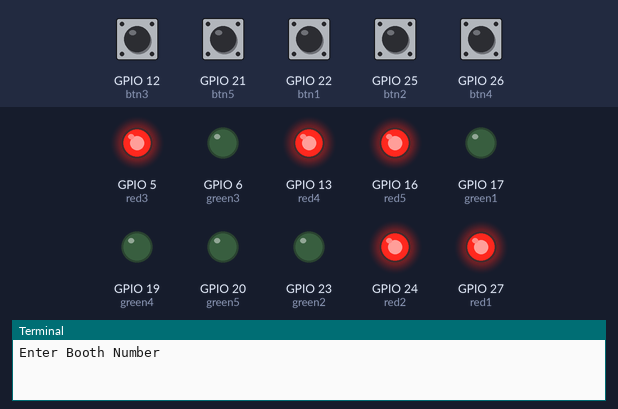
The program below on a simulated Raspberry Pi (BCM pin numbers). On the bench: output pins drawn as LEDs (lit = HIGH), the last lines printed to the terminal. Dashed ring = blinking. The inputs (shaded band) are chosen by the test bench; at power-on: GPIO 12 (btn3), GPIO 21 (btn5), GPIO 22 (btn1), GPIO 25 (btn2), GPIO 26 (btn4) HIGH. Web requests get an empty 200 reply after 0.4 s.

Above: at 1.2 s.
1.3 s: GPIO 12 (btn3) pulled LOW for 0.15 s
At 3.6 s:
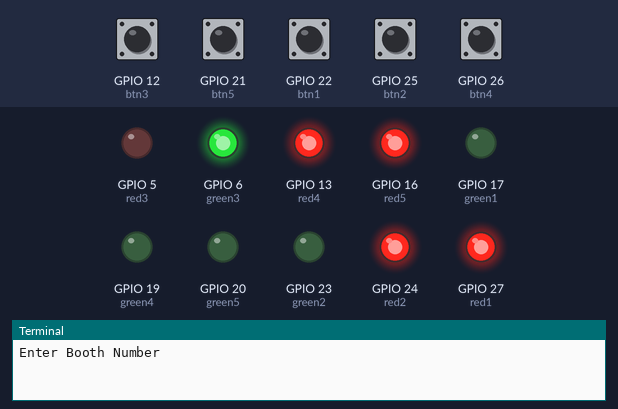
4.4 s: GPIO 21 (btn5) pulled LOW for 0.15 s
At 6.6 s:
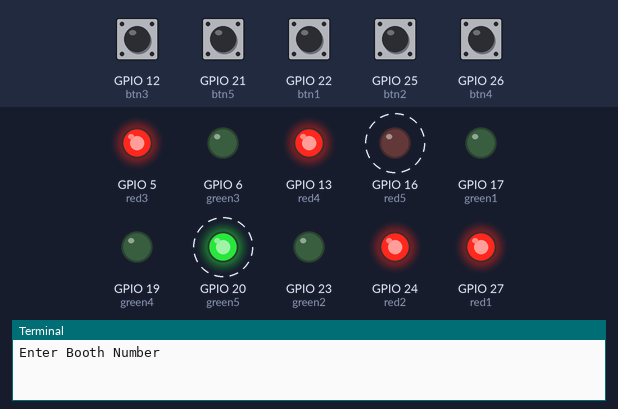
7.5 s: GPIO 22 (btn1) pulled LOW for 0.15 s
At 9.6 s:
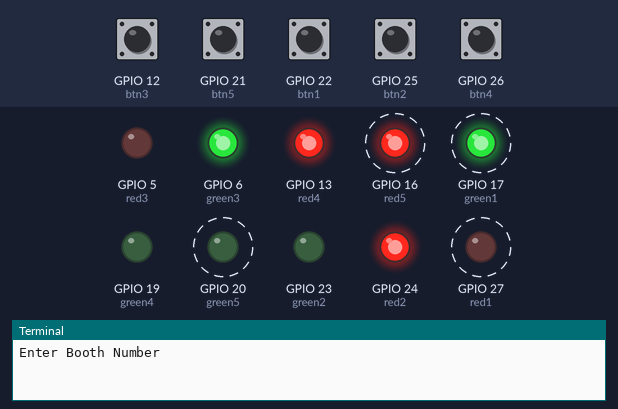
10.6 s: GPIO 25 (btn2) pulled LOW for 0.15 s
At 12.5 s:
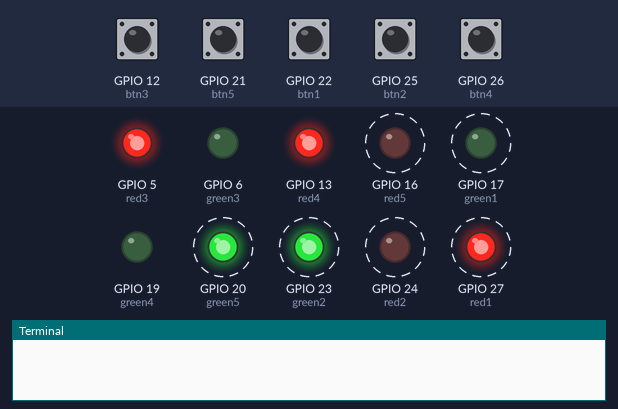
13.7 s: GPIO 26 (btn4) pulled LOW for 0.15 s
At 15.7 s:
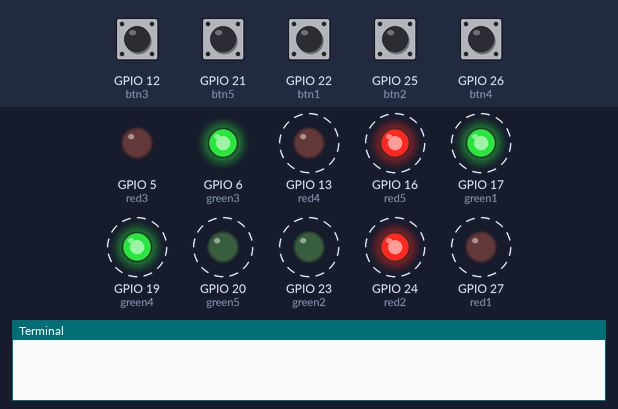
16.8 s: GPIO 12 (btn3) pulled LOW for 1 s
Timing chart, 0 to 21.8 s (numbered marks = the images above; inputs shaded):
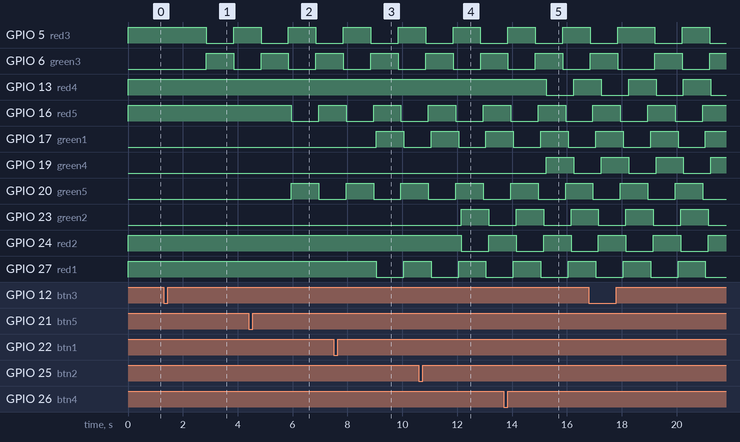

Measured:
- after the input at 1.3 s, GPIO 5 (red3): HIGH → LOW after 1.6 s, → HIGH 1.0 s later; GPIO 6 (green3): LOW → HIGH after 1.6 s, → LOW 1.0 s later
- after the input at 4.4 s, GPIO 16 (red5): HIGH → LOW after 1.6 s, → HIGH 1.0 s later; GPIO 20 (green5): LOW → HIGH after 1.6 s, → LOW 1.0 s later
- after the input at 7.5 s, GPIO 17 (green1): LOW → HIGH after 1.6 s, → LOW 1.0 s later; GPIO 27 (red1): HIGH → LOW after 1.6 s, → HIGH 1.0 s later
- after the input at 10.6 s, GPIO 23 (green2): LOW → HIGH after 1.6 s, → LOW 1.0 s later; GPIO 24 (red2): HIGH → LOW after 1.6 s, → HIGH 1.0 s later
- after the input at 13.7 s, GPIO 13 (red4): HIGH → LOW after 1.6 s, → HIGH 1.0 s later; GPIO 19 (green4): LOW → HIGH after 1.6 s, → LOW 1.0 s later

The program:

n2.py
```python
import json
import requests
from flask import Flask, request
import RPi.GPIO as GPIO
from gpiozero import LED
from gpiozero import Button
from time import sleep
import socket
import socket

port = 8088

def extract_ip():
    st = socket.socket(socket.AF_INET, socket.SOCK_DGRAM)
    try:
        st.connect(('10.255.255.255', 1))
        IP = st.getsockname()[0]
    except Exception:
        IP = '127.0.0.1'
    finally:
        st.close()
    return IP
ipaddr = extract_ip()
booths = {}


def get_key(val):
    for key, value in booths.items():
        if val == value:
            return key
    return None


# BOOTH 1
red1 = LED(27)
green1 = LED(17)
btn1 = Button(22)

# BOOTH 2
red2 = LED(24)
green2 = LED(23)
btn2 = Button(25)

# BOOTH 3
red3 = LED(5)
green3 = LED(6)
btn3 = Button(12)

# BOOTH 4
red4 = LED(13)
green4 = LED(19)
btn4 = Button(26)

# BOOTH 5
red5 = LED(16)
green5 = LED(20)
btn5 = Button(21)

green1.off()
green2.off()
green3.off()
green4.off()
green5.off()

red1.on()
red2.on()
red3.on()
red4.on()
red5.on()


def redOn(booth_int):
    if booth_int == 1:
        allOff(booth_int)
        print("Red")
        green1.off()
        red1.on()
    if booth_int == 2:
        allOff(booth_int)
        print("Red")
        green2.off()
        red2.on()
    if booth_int == 3:
        allOff(booth_int)
        print("Red")
        green3.off()
        red3.on()
    if booth_int == 4:
        allOff(booth_int)
        print("Red")
        green4.off()
        red4.on()
    if booth_int == 5:
        allOff(booth_int)
        print("Red")
        green5.off()
        red5.on()


def greenOn(booth_int):
    if booth_int == 1:
        allOff(booth_int)
        print("Green")
        red1.off()
        green1.on()
    if booth_int == 2:
        allOff(booth_int)
        print("Green")
        red2.off()
        green2.on()
    if booth_int == 3:
        allOff(booth_int)
        print("Green")
        red3.off()
        green3.on()
    if booth_int == 4:
        allOff(booth_int)
        print("Green")
        red4.off()
        green4.on()
    if booth_int == 5:
        allOff(booth_int)
        print("Green")
        red5.off()
        green5.on()


def blink(booth_int):
    if booth_int == 1:
        red1.blink()
        sleep(1)
        green1.blink()
    if booth_int == 2:
        red2.blink()
        sleep(1)
        green2.blink()
    if booth_int == 3:
        red3.blink()
        sleep(1)
        green3.blink()
    if booth_int == 4:
        red4.blink()
        sleep(1)
        green4.blink()
    if booth_int == 5:
        red5.blink()
        sleep(1)
        green5.blink()


def allOff(booth_int):
    if booth_int == 1:
        red1.off()
        green1.off()
    if booth_int == 2:
        red2.off()
        green2.off()
    if booth_int == 3:
        red3.off()
        green3.off()
    if booth_int == 4:
        red4.off()
        green4.off()
    if booth_int == 5:
        red5.off()
        green5.off()


booth = 0
server_ip = ""

def buttonPushed(booth, server):
    response = requests.post('http://' + server_ip + ':80/sendNotification',
                             params={'booth': booth, 'server': server})
    return response.text


def setReleased(booth_int):
    booth_in = get_key(booth_int)
    res = buttonPushed(booth_in, str(ipaddr + ":" + str(port)))
    print(res)
    allOff(booth_int)
    blink(booth_int)


def btnReleased1():
    setReleased(1)


def btnReleased2():
    setReleased(2)


def btnReleased3():
    setReleased(3)


def btnReleased4():
    setReleased(4)


def btnReleased5():
    setReleased(5)


btn1.when_released = btnReleased1
btn2.when_released = btnReleased2
btn3.when_released = btnReleased3
btn4.when_released = btnReleased4
btn5.when_released = btnReleased5


def getInput(index):
    try:
        val = int(input("Enter Booth Number"))
        booths.setdefault(val, index)
    except Exception as e:
        print("Error:", e)
        getInput(index)


def setServerIP():
    global server_ip
    server_ip = input("Enter IP")
    print("IP is: ", server_ip)


def init():
    for i in range(1, 6):
        getInput(i)


init()
setServerIP()

print(booths)

app = Flask("PiLED")


@app.route("/", methods=['GET', 'POST'])
def index():
    res = buttonPushed(1, str(ipaddr + ":" + str(port)))
    return res


@app.route("/booth", methods=['GET', 'POST'])
def booth():
    res = {"body": "Invalid Request"}
    try:
        if len(request.args.get("booth")) is not None:
            booth = request.args.get("booth")
            key = "B" + booth
            if booths.get(key) is not None:
                res = {str(str(ipaddr + ":" + str(port))): booths.get(key)}
                print(res)
    except:
        pass
    return json.dumps(res)


@app.route("/update_status", methods=['GET', 'POST'])
def get_report():
    status = str(request.args.get("status"))
    booth_int = int(request.args.get("booth"))
    booth_ = int(booths.get(booth_int))
    if status == 'red':
        allOff(booth_)
        redOn(booth_)
    if status == 'green':
        allOff(booth_)
        greenOn(booth_)
    if status == 'blink':
        allOff(booth_)
        blink(booth_)

    return json.dumps({'status': status, 'booth': booth_})


if __name__ == '__main__':
    app.run(debug=False, host='0.0.0.0', port=port)
```
